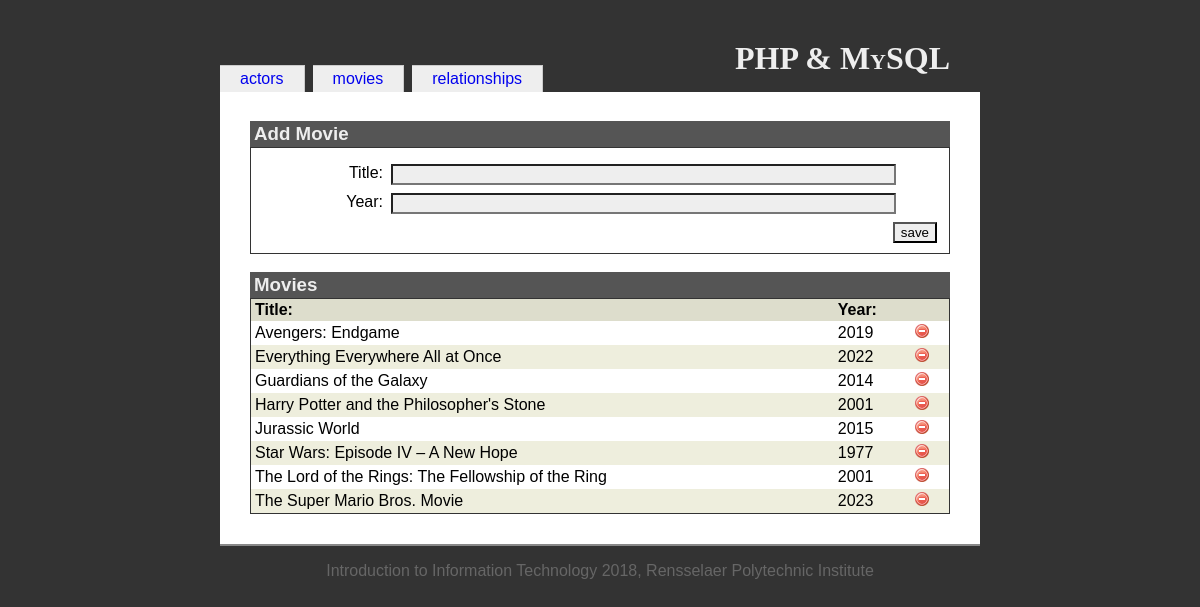
/phpPages/movies.php, run on the app's committed database.
### tables this page shows
CREATE TABLE `movies` (
  `movieid` int(10) UNSIGNED NOT NULL,
  `title` varchar(100) NOT NULL,
  `year` char(4) DEFAULT NULL
);

### phpPages/movies.php (the view, shortened to what this page needs)
<?php
  include('includes/init.inc.php');
  include('includes/functions.inc.php');
?>
<?php include('includes/head.inc.php'); ?>
<h1>PHP &amp; MySQL</h1>
<?php include('includes/menubody.inc.php'); ?>
<?php
  $dbOk = false;
  @ $db = new mysqli('localhost', 'phpmyadmin', 'phpmyadmin', 'iit');
  if ($db->connect_error) {
    echo '<div class="messages">Could not connect to the database. Error: ';
    echo $db->connect_errno . ' - ' . $db->connect_error . '</div>';
  } else {
    $dbOk = true;
  }
  $havePost = isset($_POST["save"]);
  $errors = '';
?>
<h3>Add Movie</h3>
<form id="addForm" name="addForm" action="movies.php" method="post" onsubmit="return validateMovie(this);">
  <fieldset>
    <div class="formData">
      <label class="field" for="title">Title:</label>
      <div class="value"><input type="text" size="60" value="<?php if($havePost && $errors != '') { echo $title; } ?>" name="title" id="title"/></div>
      <label class="field" for="year">Year:</label>
      <div class="value"><input type="text" size="60" value="<?php if($havePost && $errors != '') { echo $lastName; } ?>" name="year" id="year"/></div>
      <input type="submit" value="save" id="save" name="save"/>
    </div>
  </fieldset>
</form>
<h3>Movies</h3>
<table id="movieTable">
<?php
  if ($dbOk) {
    $query = 'select * from movies order by title';
    $result = $db->query($query);
    $numRecords = $result->num_rows;
    echo '<tr><th>Title:</th><th>Year:</th><th></th></tr>';
    for ($i=0; $i < $numRecords; $i++) {
      $record = $result->fetch_assoc();
      if ($i % 2 == 0) {
        echo "\n".'<tr id="movie-' . $record['movieid'] . '"><td>';
      } else {
        echo "\n".'<tr class="odd" id="movie-' . $record['movieid'] . '"><td>';
      }
      echo htmlspecialchars($record['title']);
      echo '</td><td>';
      echo htmlspecialchars($record['year']);
      echo '</td><td>';
      echo '<img src="resources/delete.png" class="deleteMovie" width="16" height="16" alt="delete movie"/>';
      echo '</td></tr>';
    }
  }
?>
</table>
<?php include('includes/foot.inc.php');
?>

### phpPages/resources/iit.css (style rules this page uses)
body { font-family: Georgia, Arial, Helvetica, sans-serif; color: black; background-color: #333; margin: 0; padding: 0; }
h1 { position: relative; top: 20px; text-align: right; margin: 20px 30px 0 0; font-family: Palatino, Times New Roman, Times, serif; font-variant: small-caps; }
fieldset { clear: both; margin: 0; padding-top: 1em; border: 1px solid #333; }
.field { width: 120px; margin: 0 0.5em 0.5em 0; float: left; clear: left; text-align: right; }
.value { margin: 0 0 0.5em 0; }
input { background-color: #eee; color: black; }
#save { float: right; }
h3 { margin: 1em 0 0 0; background-color: #555; color: #eee; padding: 2px 4px; }
table { margin: 0; }
th { text-align: left; padding-right: 1em; }
td { padding-right: 1em; }
.deleteMovie { cursor: pointer; }
#movieTable { width: 100%; border-spacing: 0; border: 1px solid #333; }
#movieTable th { background-color: #ddc; padding: 2px 4px; }
#movieTable td { padding: 2px 4px; }
#movieTable tr.odd td { background-color: #eed; color: black; }

### data on the page
movies: title "Avengers: Endgame", year "2019"
movies: title "Everything Everywhere All at Once", year "2022"
movies: title "Guardians of the Galaxy", year "2014"
movies: title "Harry Potter and the Philosopher's Stone", year "2001"
movies: title "Jurassic World", year "2015"
movies: title "Star Wars: Episode IV – A New Hope", year "1977"
movies: title "The Lord of the Rings: The Fellowship of the Ring", year "2001"
movies: title "The Super Mario Bros. Movie", year "2023"

### other printed values
$value "actors"
$value "movies"
$value "relationships"
